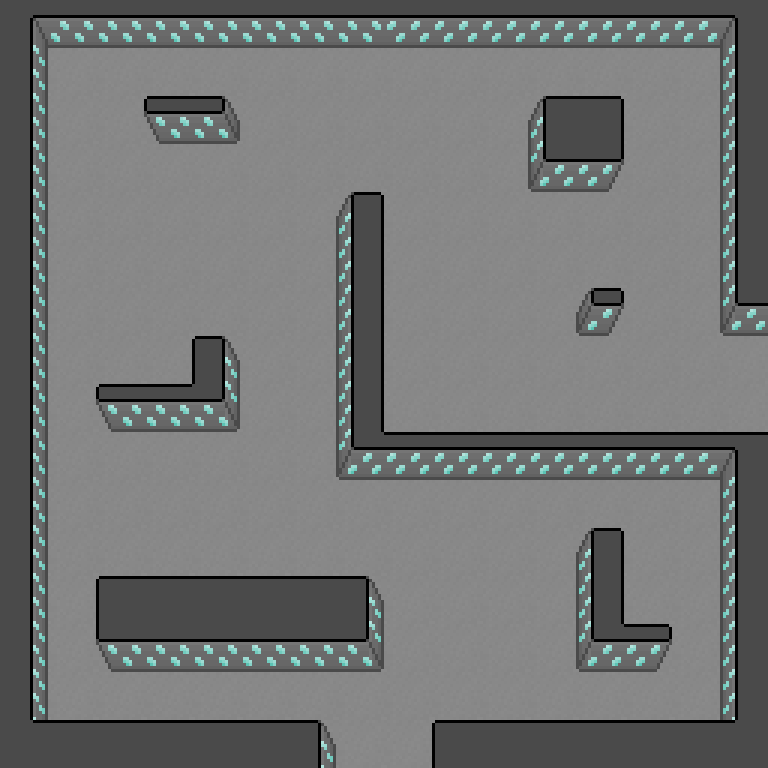

The image is a tile-based game level rendered from a .tmx file. Its description and complete source (layers, tilesets, objects, tile grids) follow:
An orthogonal 16x16 tile map with 48x48 px tiles, 1 tile layer (Calque de Tuiles 1).

<map version="1.10" tiledversion="1.11.2" orientation="orthogonal" renderorder="right-up" width="16" height="16" tilewidth="48" tileheight="48" infinite="0" nextlayerid="2" nextobjectid="1">
 <tileset firstgid="1" source="tileset_city.tsx" />
 <layer id="1" name="Calque de Tuiles 1" width="16" height="16">
  <data encoding="csv">
35,64,64,64,64,64,64,64,28,28,28,28,28,28,28,36,
53,1,1,1,1,1,1,1,1,1,1,1,1,1,1,15,
53,1,1,43,45,1,1,1,1,1,1,3,5,1,1,15,
53,1,1,1,1,1,1,1,1,1,1,27,29,1,1,15,
53,1,1,1,1,1,1,6,1,1,1,1,1,1,1,15,
53,1,1,1,1,1,1,18,1,1,1,1,1,1,1,15,
53,1,1,1,1,1,1,18,1,1,1,1,34,1,1,27,
53,1,1,1,42,1,1,18,1,1,1,1,1,1,1,1,
53,1,43,44,68,1,1,18,1,1,1,1,1,1,1,1,
53,1,1,1,1,1,1,19,32,32,32,32,32,32,32,10,
53,1,1,1,1,1,1,1,1,1,1,1,1,1,1,15,
53,1,1,1,1,1,1,1,1,1,1,1,6,1,1,15,
53,1,39,40,40,40,40,41,1,1,1,1,18,1,1,15,
53,1,63,64,64,64,64,65,1,1,1,1,19,33,1,15,
53,1,1,1,1,1,1,1,1,1,1,1,1,1,1,15,
47,4,4,4,4,4,41,1,1,39,4,4,4,4,4,48
</data>
 </layer>
</map>
